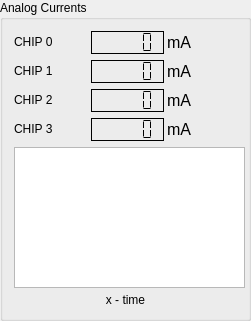
       <widget class="QGroupBox" name="groupBox_5">
        <property name="geometry">
         <rect>
          <x>280</x>
          <y>10</y>
          <width>251</width>
          <height>321</height>
         </rect>
        </property>
        <property name="minimumSize">
         <size>
          <width>251</width>
          <height>321</height>
         </size>
        </property>
        <property name="maximumSize">
         <size>
          <width>251</width>
          <height>321</height>
         </size>
        </property>
        <property name="title">
         <string>Analog Currents</string>
        </property>
        <layout class="QVBoxLayout" name="verticalLayout_5">
         <item>
          <layout class="QGridLayout" name="gridLayout_9">
           <item row="0" column="1">
            <widget class="QLCDNumber" name="lcdNumber_14">
             <property name="minimumSize">
              <size>
               <width>73</width>
               <height>23</height>
              </size>
             </property>
             <property name="maximumSize">
              <size>
               <width>73</width>
               <height>23</height>
              </size>
             </property>
             <property name="font">
              <font>
               <underline>false</underline>
              </font>
             </property>
             <property name="frameShape">
              <enum>QFrame::Box</enum>
             </property>
             <property name="frameShadow">
              <enum>QFrame::Plain</enum>
             </property>
             <property name="lineWidth">
              <number>1</number>
             </property>
             <property name="midLineWidth">
              <number>0</number>
             </property>
             <property name="smallDecimalPoint">
              <bool>false</bool>
             </property>
             <property name="segmentStyle">
              <enum>QLCDNumber::Flat</enum>
             </property>
            </widget>
           </item>
           <item row="3" column="1">
            <widget class="QLCDNumber" name="lcdNumber_15">
             <property name="minimumSize">
              <size>
               <width>73</width>
               <height>23</height>
              </size>
             </property>
             <property name="maximumSize">
              <size>
               <width>73</width>
               <height>23</height>
              </size>
             </property>
             <property name="font">
              <font>
               <underline>false</underline>
              </font>
             </property>
             <property name="frameShape">
              <enum>QFrame::Box</enum>
             </property>
             <property name="frameShadow">
              <enum>QFrame::Plain</enum>
             </property>
             <property name="lineWidth">
              <number>1</number>
             </property>
             <property name="midLineWidth">
              <number>0</number>
             </property>
             <property name="smallDecimalPoint">
              <bool>false</bool>
             </property>
             <property name="segmentStyle">
              <enum>QLCDNumber::Flat</enum>
             </property>
            </widget>
           </item>
           <item row="1" column="0">
            <widget class="QLabel" name="label_35">
             <property name="minimumSize">
              <size>
               <width>72</width>
               <height>23</height>
              </size>
             </property>
             <property name="maximumSize">
              <size>
               <width>72</width>
               <height>23</height>
              </size>
             </property>
             <property name="text">
              <string>&lt;html&gt;&lt;head/&gt;&lt;body&gt;&lt;p&gt;CHIP 1&lt;/p&gt;&lt;/body&gt;&lt;/html&gt;</string>
             </property>
            </widget>
           </item>
           <item row="3" column="0">
            <widget class="QLabel" name="label_36">
             <property name="minimumSize">
              <size>
               <width>72</width>
               <height>23</height>
              </size>
             </property>
             <property name="maximumSize">
              <size>
               <width>72</width>
               <height>23</height>
              </size>
             </property>
             <property name="text">
              <string>&lt;html&gt;&lt;head/&gt;&lt;body&gt;&lt;p&gt;CHIP 3&lt;/p&gt;&lt;/body&gt;&lt;/html&gt;</string>
             </property>
            </widget>
           </item>
           <item row="2" column="0">
            <widget class="QLabel" name="label_37">
             <property name="minimumSize">
              <size>
               <width>72</width>
               <height>23</height>
              </size>
             </property>
             <property name="maximumSize">
              <size>
               <width>72</width>
               <height>23</height>
              </size>
             </property>
             <property name="text">
              <string>&lt;html&gt;&lt;head/&gt;&lt;body&gt;&lt;p&gt;CHIP 2&lt;/p&gt;&lt;/body&gt;&lt;/html&gt;</string>
             </property>
            </widget>
           </item>
           <item row="2" column="1">
            <widget class="QLCDNumber" name="lcdNumber_16">
             <property name="minimumSize">
              <size>
               <width>73</width>
               <height>23</height>
              </size>
             </property>
             <property name="maximumSize">
              <size>
               <width>73</width>
               <height>23</height>
              </size>
             </property>
             <property name="font">
              <font>
               <underline>false</underline>
              </font>
             </property>
             <property name="frameShape">
              <enum>QFrame::Box</enum>
             </property>
             <property name="frameShadow">
              <enum>QFrame::Plain</enum>
             </property>
             <property name="lineWidth">
              <number>1</number>
             </property>
             <property name="midLineWidth">
              <number>0</number>
             </property>
             <property name="smallDecimalPoint">
              <bool>false</bool>
             </property>
             <property name="segmentStyle">
              <enum>QLCDNumber::Flat</enum>
             </property>
            </widget>
           </item>
           <item row="1" column="1">
            <widget class="QLCDNumber" name="lcdNumber_17">
             <property name="minimumSize">
              <size>
               <width>73</width>
               <height>23</height>
              </size>
             </property>
             <property name="maximumSize">
              <size>
               <width>73</width>
               <height>23</height>
              </size>
             </property>
             <property name="font">
              <font>
               <underline>false</underline>
              </font>
             </property>
             <property name="frameShape">
              <enum>QFrame::Box</enum>
             </property>
             <property name="frameShadow">
              <enum>QFrame::Plain</enum>
             </property>
             <property name="lineWidth">
              <number>1</number>
             </property>
             <property name="midLineWidth">
              <number>0</number>
             </property>
             <property name="smallDecimalPoint">
              <bool>false</bool>
             </property>
             <property name="segmentStyle">
              <enum>QLCDNumber::Flat</enum>
             </property>
            </widget>
           </item>
           <item row="2" column="2">
            <widget class="QLabel" name="label_38">
             <property name="minimumSize">
              <size>
               <width>72</width>
               <height>23</height>
              </size>
             </property>
             <property name="maximumSize">
              <size>
               <width>72</width>
               <height>23</height>
              </size>
             </property>
             <property name="text">
              <string>&lt;html&gt;&lt;head/&gt;&lt;body&gt;&lt;p&gt;&lt;span style=&quot; font-size:12pt;&quot;&gt;mA&lt;/span&gt;&lt;/p&gt;&lt;/body&gt;&lt;/html&gt;</string>
             </property>
            </widget>
           </item>
           <item row="0" column="2">
            <widget class="QLabel" name="label_39">
             <property name="minimumSize">
              <size>
               <width>72</width>
               <height>23</height>
              </size>
             </property>
             <property name="maximumSize">
              <size>
               <width>72</width>
               <height>23</height>
              </size>
             </property>
             <property name="text">
              <string>&lt;html&gt;&lt;head/&gt;&lt;body&gt;&lt;p&gt;&lt;span style=&quot; font-size:12pt;&quot;&gt;mA&lt;/span&gt;&lt;/p&gt;&lt;/body&gt;&lt;/html&gt;</string>
             </property>
            </widget>
           </item>
           <item row="1" column="2">
            <widget class="QLabel" name="label_40">
             <property name="minimumSize">
              <size>
               <width>72</width>
               <height>23</height>
              </size>
             </property>
             <property name="maximumSize">
              <size>
               <width>72</width>
               <height>23</height>
              </size>
             </property>
             <property name="text">
              <string>&lt;html&gt;&lt;head/&gt;&lt;body&gt;&lt;p&gt;&lt;span style=&quot; font-size:12pt;&quot;&gt;mA&lt;/span&gt;&lt;/p&gt;&lt;/body&gt;&lt;/html&gt;</string>
             </property>
            </widget>
           </item>
           <item row="3" column="2">
            <widget class="QLabel" name="label_41">
             <property name="minimumSize">
              <size>
               <width>72</width>
               <height>23</height>
              </size>
             </property>
             <property name="maximumSize">
              <size>
               <width>72</width>
               <height>23</height>
              </size>
             </property>
             <property name="text">
              <string>&lt;html&gt;&lt;head/&gt;&lt;body&gt;&lt;p&gt;&lt;span style=&quot; font-size:12pt;&quot;&gt;mA&lt;/span&gt;&lt;/p&gt;&lt;/body&gt;&lt;/html&gt;</string>
             </property>
            </widget>
           </item>
           <item row="0" column="0">
            <widget class="QLabel" name="label_42">
             <property name="minimumSize">
              <size>
               <width>72</width>
               <height>23</height>
              </size>
             </property>
             <property name="maximumSize">
              <size>
               <width>72</width>
               <height>23</height>
              </size>
             </property>
             <property name="text">
              <string>&lt;html&gt;&lt;head/&gt;&lt;body&gt;&lt;p&gt;CHIP 0&lt;/p&gt;&lt;/body&gt;&lt;/html&gt;</string>
             </property>
            </widget>
           </item>
          </layout>
         </item>
         <item>
          <widget class="PlotWidget" name="graphicsView_5">
           <property name="minimumSize">
            <size>
             <width>231</width>
             <height>141</height>
            </size>
           </property>
           <property name="maximumSize">
            <size>
             <width>231</width>
             <height>141</height>
            </size>
           </property>
          </widget>
         </item>
         <item>
          <widget class="QLabel" name="label_43">
           <property name="text">
            <string>&lt;html&gt;&lt;head/&gt;&lt;body&gt;&lt;p align=&quot;center&quot;&gt;x - time&lt;/p&gt;&lt;/body&gt;&lt;/html&gt;</string>
           </property>
          </widget>
         </item>
        </layout>
       </widget>
